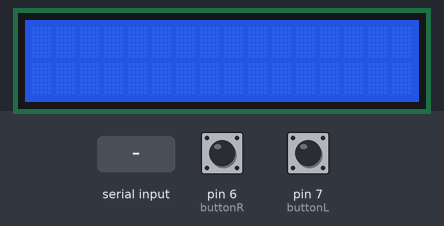
Recording of a program running on a simulated Arduino Uno, built with avr-gcc and run on an emulated ATmega328P. Shown: 16×2 character LCD. Inputs (shaded band) come from the test bench; at power-on: pin 6 (buttonR) HIGH, pin 7 (buttonL) HIGH. What the program prints to the serial monitor is not drawn.

Above: at 1.2 s.
1.3 s: pin 6 (buttonR) pulled LOW for 1 s
At 2.6 s:
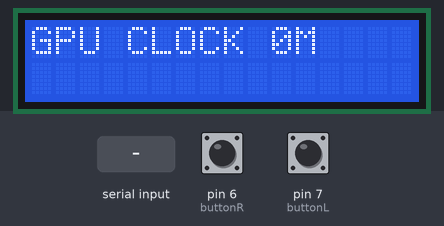
3.8 s: "90,45,200\n" received over Serial
6.8 s: pin 7 (buttonL) pulled LOW for 3.2 s
At 11.1 s:
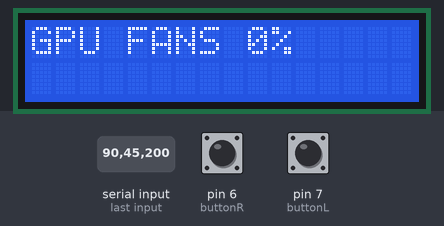
11.5 s: pin 7 (buttonL) pulled LOW for 0.15 s
At 12.0 s:
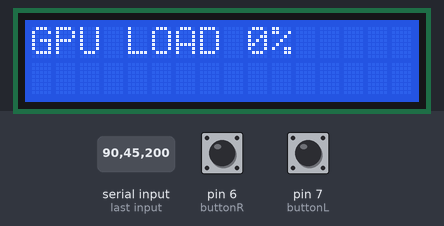
13.1 s: pin 6 (buttonR) pulled LOW for 0.15 s
At 14.4 s:
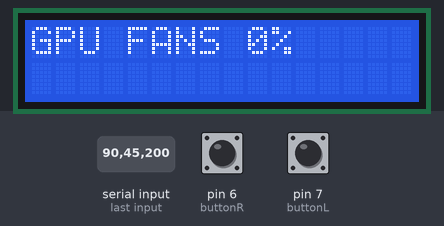
Timing chart, 0 to 15.7 s (numbered marks = the images above; inputs shaded):
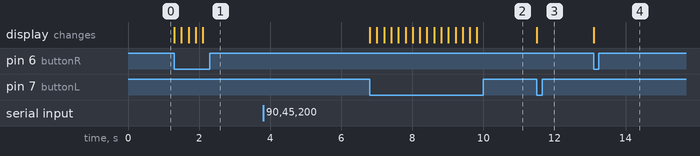

The program:

main.cpp
```cpp
#include <LiquidCrystal.h>

LiquidCrystal lcd(12, 11, 5, 4, 3, 2);    //init lcd
int buttonR = 6, buttonL = 7;         // button input
int readingR, readingL;               // the current reading from the input pin
int count = 0;

long time = 0;
long debounce = 200;


         //init parameters
int clk, mem, temp, load, cont;
int curr;
String temps, clks, mems, loads, conts;

int changeScreen(int stage);
void serialParse(int check);
void lcdPrint(int num);
void serialToString(int param, String out);


void setup()
{
  Serial.begin(9600);
  lcd.begin(16, 2);
  lcd.clear();
  pinMode(buttonR, INPUT), pinMode(buttonL, INPUT);         //init button pins
  count = 0;
}

void loop()
{
  readingR = digitalRead(buttonR);
  readingL = digitalRead(buttonL);

  while (Serial.available()) {
    curr = Serial.parseInt();
    if (curr>0)
      clk = curr;

    curr = Serial.parseInt();
    if (curr>0)
      mem = curr;

    curr = Serial.parseInt();
    if (curr>0)
      temp = curr;

    curr = Serial.parseInt();
    if (curr>0)
      load = curr;

    curr = Serial.parseInt();
    if (curr>0)
      cont = curr;

    Serial.println(clk);

  }

    serialToString(clk, clks);
    serialToString(mem, mems);
    serialToString(temp, temps);
    serialToString(load, loads);
    serialToString(cont, conts);

    count = changeScreen(count);                    //updates count and prints correct stage

}

int changeScreen(int stage){                        //keeps track of current stage, + or - when button is pressed
  int check = 0;              //flag if button is pressed, only print to lcd when pressed
  if (readingR == LOW && millis() - time > debounce) {        //screen fwd when right button pressed
    stage++;
    if (stage == 5)
      stage = 0;
    time = millis();
    check = 1;
  }

  if (readingL == LOW && millis() - time > debounce) {      //screen back when left button pressed
    stage--;
    if (stage == -1)
      stage = 4;
    time = millis();
    check = 1;
  }
  if (check == 1)
    lcdPrint(stage);
  check = 0;
  return stage;
}

void lcdPrint(int num){                 //prints correct stage to LCD
  lcd.clear();
  switch(num){
    case 0:

      lcd.print("GPU CLOCK "), lcd.print(clk), lcd.print("M");
      break;
    case 1:

      lcd.print("GPU MEMO "), lcd.print(mem), lcd.print("M");
      break;
    case 2:

      lcd.print("GPU TEMP "), lcd.print(temp), lcd.print("C");
      break;
    case 3:

      lcd.print("GPU LOAD "), lcd.print(load), lcd.print("%");
      break;
    case 4:

      lcd.print("GPU FANS "), lcd.print(cont), lcd.print("%");
      break;
    }
}

void serialToString(int param, String out){
  if (param>0)
    out = String(param);
}

void serialParse(int check){
  int check_temp;
  check_temp = Serial.parseInt();
  if (check_temp > 0)
    check = check_temp;
}
```

Measured:
- after the input at 1.3 s, the display: first changes at once (image 1 shows a later state)
- after the input at 3.8 s, every drawn part: stays the same
- after the input at 6.8 s, the display: changes at once (image 2)
- after the input at 11.5 s, the display: changes at once (image 3)
- after the input at 13.1 s, the display: changes at once (image 4)
